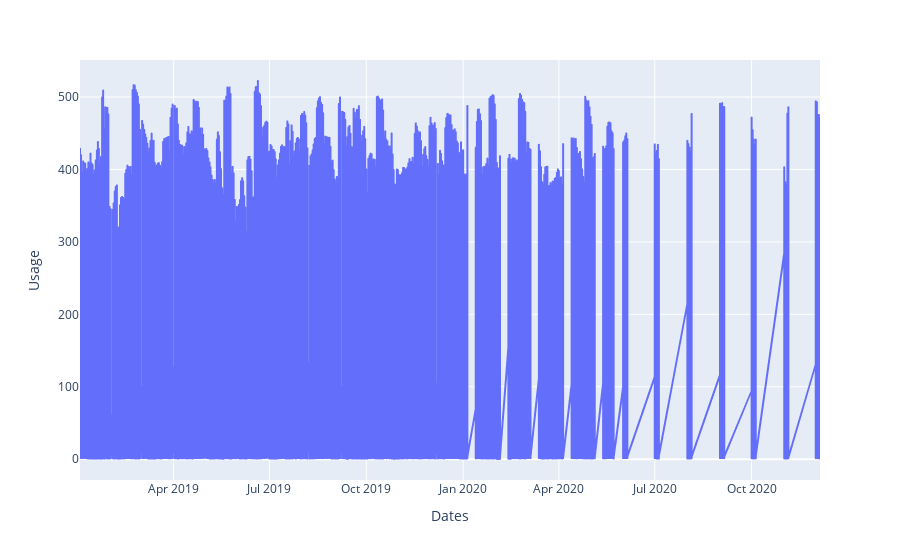

Notebook code for this chart:
### Code cell
fig = px.line(df, x='Dates', y='Usage')
fig.show()

### Figure 1 — Plotly figure (JSON) as saved in the notebook; plotly's stock layout.template omitted (floating-point values rounded to 4 significant figures; data arrays with more than 128 entries replaced by an {"elided": "..."} marker saying what was removed)
{"data": [{"hovertemplate": "Dates=%{x}<br>Usage=%{y}<extra></extra>", "legendgroup": "", "line": {"color": "#636efa", "dash": "solid"}, "marker": {"symbol": "circle"}, "mode": "lines", "name": "", "showlegend": false, "type": "scattergl", "x": {"elided": "16599 str values"}, "xaxis": "x", "y": {"elided": "16599 float values"}, "yaxis": "y"}], "layout": {"legend": {"tracegroupgap": 0}, "margin": {"t": 60}, "xaxis": {"anchor": "y", "domain": [0, 1], "title": {"text": "Dates"}}, "yaxis": {"anchor": "x", "domain": [0, 1], "title": {"text": "Usage"}}}}
